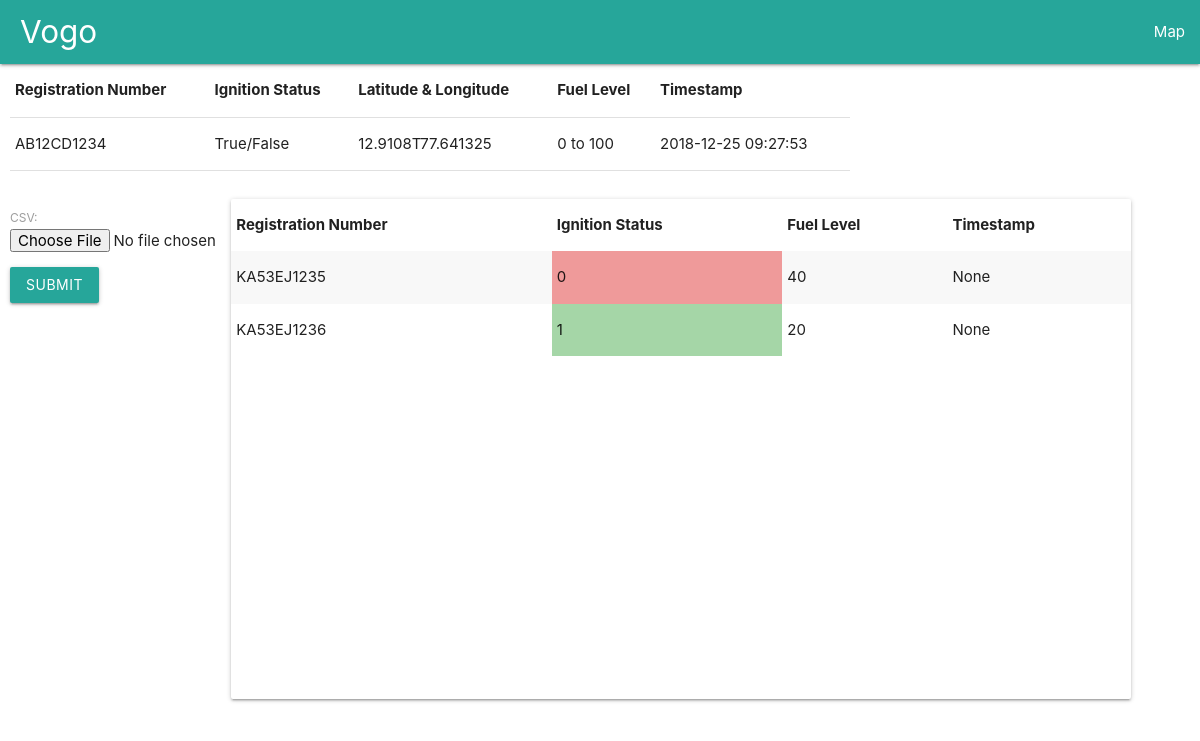
The app's page /home, older data.
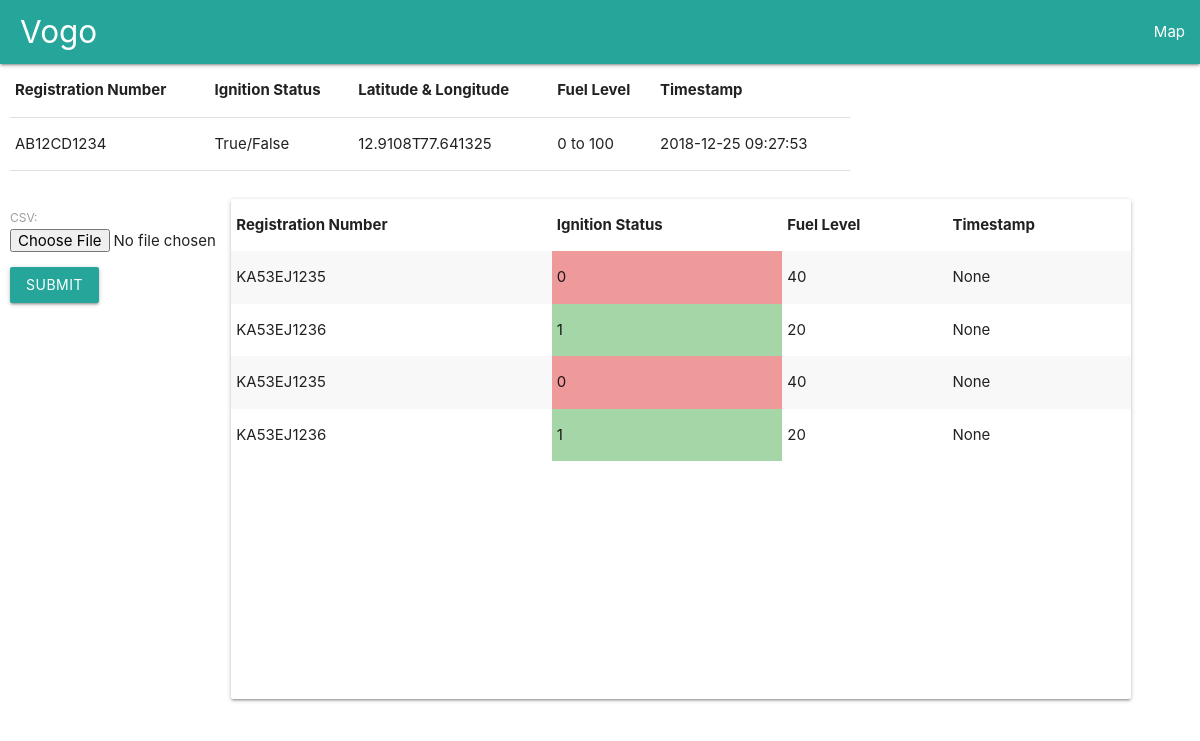
The same page, newer data.
### rl/models.py (models this page shows)
class Vehicles(models.Model):
    reg_num=models.CharField(max_length=10,blank=False)
    lat = models.CharField(max_length=10, blank=False)
    lont = models.CharField(max_length=10, blank=False)
    ign_status = models.BooleanField(max_length=8, blank=False,default=False)
    fuel_lvl = models.IntegerField( blank=False)
    tmstmp = models.CharField(max_length=20,blank=False)
    objects = models.Manager()

### rl/views.py (the view)
# urls.py: url(r'^home', views.home),
def home(request):
    if request.method == 'POST':
        form = UploadCSV(request.POST,request.FILES)
        if form.is_valid():
            if 'vcsv' in request.FILES:
                csv_file=request.FILES['vcsv']
                if csv_file.name.split(".")[1]!='csv':
                    messages.error(request,"Only CSV files allowed")
                    return HttpResponseRedirect("/home")
                decoded_file = csv_file.read().decode('utf-8').splitlines()
                file_reader = csv.reader(decoded_file)
                for fields in file_reader:
                    reg_num=str(fields[0]).upper()
                    ign_status = fields[2]
                    fuel_lvl = fields[3]
                    lat = str(fields[1]).split("T")[0]
                    lont = str(fields[1]).split("T")[1]
                    tmstmp = str(fields[4])
                    if validate_vehicle(reg_num)==False:
                        messages.error(request, "Invalid Vehicle Number")
                        return HttpResponseRedirect("/home")
                    db_obj = Vehicles()
                    db_obj.reg_num = reg_num
                    db_obj.fuel_lvl = fuel_lvl
                    false_list = ["FALSE","false","False","0"]
                    if ign_status in false_list:
                        db_obj.ign_status =False
                    else:
                        db_obj.ign_status =True
                    db_obj.tmstmp=tmstmp
                    db_obj.lat=lat
                    db_obj.lont=lont
                    print(db_obj.tmstmp,tmstmp)
                    db_obj.save()
                messages.success(request, "Uploaded successfully")
                return HttpResponseRedirect('/home')
        else:
            messages.error(request, "Invalid File")
            return HttpResponse("/home")
    else:
        form = UploadCSV()
        db_obj=Vehicles.objects.all()
        return render(request, 'Home.html', {'form': form,'stp':db_obj})

### rl/forms.py
class UploadCSV(forms.Form):
	vcsv = forms.FileField(label="CSV",widget=forms.FileInput(attrs={'required': 'yes'}))

### rl/templates/Home.html (shortened to what this page needs)
{% load staticfiles %}
<!DOCTYPE html>
<head>
    <link rel="stylesheet" href="https://cdnjs.cloudflare.com/ajax/libs/materialize/1.0.0/css/materialize.min.css">
</head>
<body>
<nav>
    <div class="nav-wrapper">
        <a href="/home" class="brand-logo"> Vogo</a>
        <ul id="nav-mobile" class="right hide-on-med-and-down">
            <li><a href="/map">Map</a></li>
        </ul>
    </div>
</nav>
<div class="container" style="left:10px;;position:absolute;">
    <div class="row">
        <table class="sresponsive-table">
            <thead>
            <tr>
                <th>Registration Number</th>
                <th>Ignition Status</th>
                <th>Latitude & Longitude</th>
                <th>Fuel Level</th>
                <th>Timestamp</th>
            </tr>
            </thead>
            <tbody>
            <tr>
                <td>AB12CD1234</td>
                <td>True/False</td>
                <td>12.9108T77.641325</td>
                <td>0 to 100</td>
                <td>2018-12-25 09:27:53</td>
            </tr>
            </tbody>
        </table>
    </div>
    <div class="row">
        <div class="col s3">
            <div class="row">
                <form method="POST" enctype="multipart/form-data" action="/home" class="post-form">{% csrf_token %}
                    {{ form.as_p }}
                    <button type="submit" class="save btn btn-default">Submit</button>
                </form>
            </div>
        </div>
        <div class="col s9">
            <div class="card" style="width: 900px; height: 500px;">
                {% if stp %}
                <table class="striped responsive-table">
                    <thead>
                    <tr>
                        <th>Registration Number</th>
                        <th>Ignition Status</th>
                        <th>Fuel Level</th>
                        <th>Timestamp</th>
                    </tr>
                    </thead>
                    <tbody>
                    {% for elem in stp %}
                    <tr>
                        <td>{{elem.reg_num}}</td>
                        {% ifequal elem.ign_status '0' %}
                        <td bgcolor="#EF9A9A">{{elem.ign_status}}</td>
                        {% else %}
                        <td bgcolor="#A5D6A7">{{elem.ign_status}}</td>
                        {% endifequal %}
                        <td>{{elem.fuel_lvl}}</td>
                        <td>{{elem.tmstmp}}</td>
                    </tr>
                    {% endfor %}
                    </tbody>
                </table>
                {% else %}
                <h3>No Records Found</h3>
                {% endif %}
            </div>
        </div>
    </div>
</div>
</body>
</html>

Row changes from the older to the newer data that the page shows:
added Vehicles: reg_num "KA53EJ1235", ign_status "0", fuel_lvl "40", tmstmp "None"
added Vehicles: reg_num "KA53EJ1236", ign_status "1", fuel_lvl "20", tmstmp "None"
